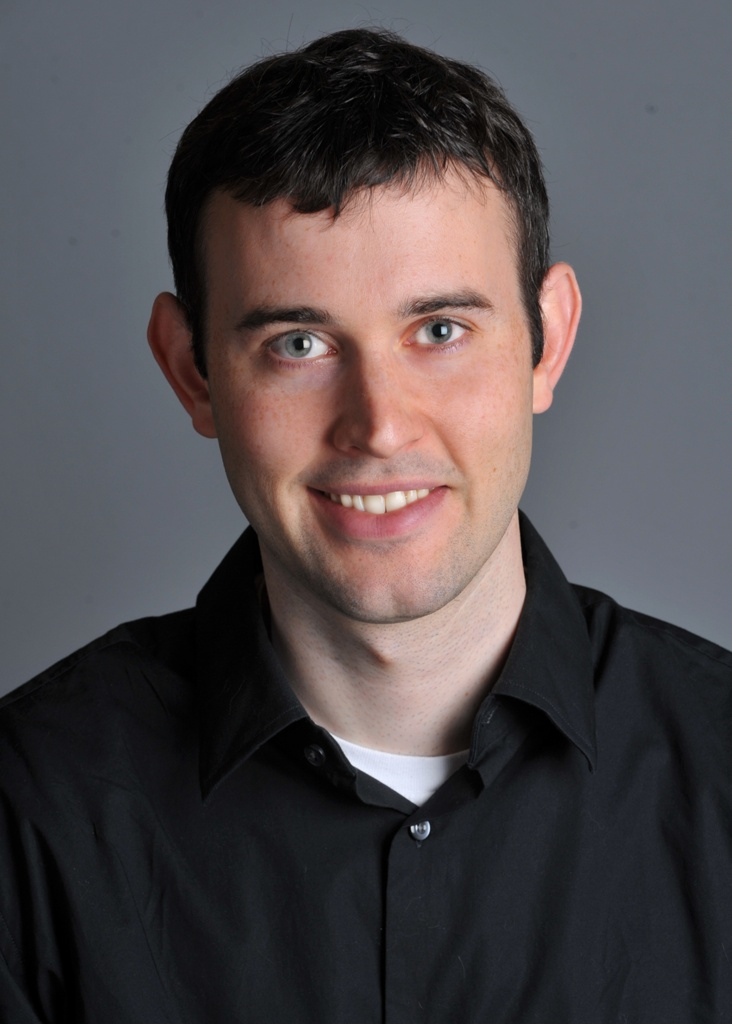
#> input picture exm-2/DerekPicture.jpg, 732 x 1024 px
$ python align_image_code.py
#> lines starting #> are read from the running program, lines starting #| are printed output that depends on the picture
import math
import numpy as np
import matplotlib.pyplot as plt
import skimage.transform as sktr
import skimage.io as skio

def get_points(im1, im2):
    print('Please select 2 points in each image for alignment.')
    plt.imshow(im1)
    p1, p2 = plt.ginput(2)
    plt.close()
    plt.imshow(im2)
    p3, p4 = plt.ginput(2)
    plt.close()
    return (p1, p2, p3, p4)

# [59 lines left out: functions recenter, find_centers, align_image_centers, rescale_images, rotate_im1, match_img_size, not called in this run]

def align_images(im1, im2):
    pts = get_points(im1, im2)
    im1, im2 = align_image_centers(im1, im2, pts)
    im1, im2 = rescale_images(im1, im2, pts)
    im1, angle = rotate_im1(im1, im2, pts)
    im1, im2 = match_img_size(im1, im2)
    return im1, im2


if __name__ == "__main__":
    # high sf
    im1 = plt.imread('DerekPicture.jpg')/255.
    # low sf
    im2 = plt.imread('nutmeg.jpg')/255
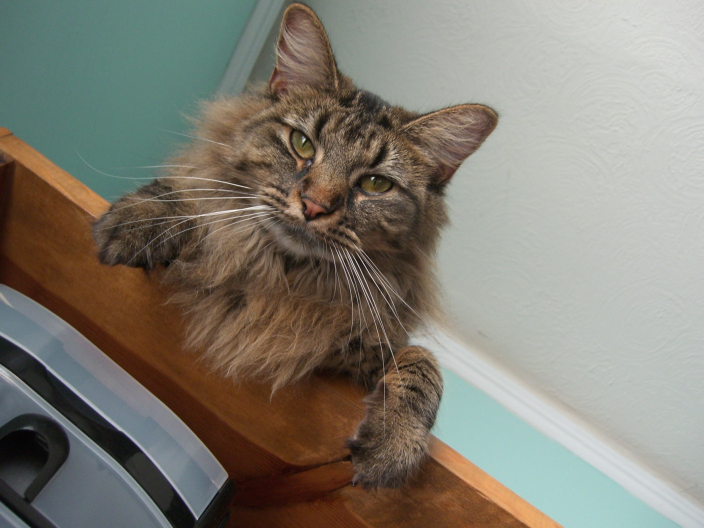
#> input picture exm-2/nutmeg.jpg, 1408 x 1056 px (shown at 1/2 size)
    im2 = im2[0:900,150:1000]
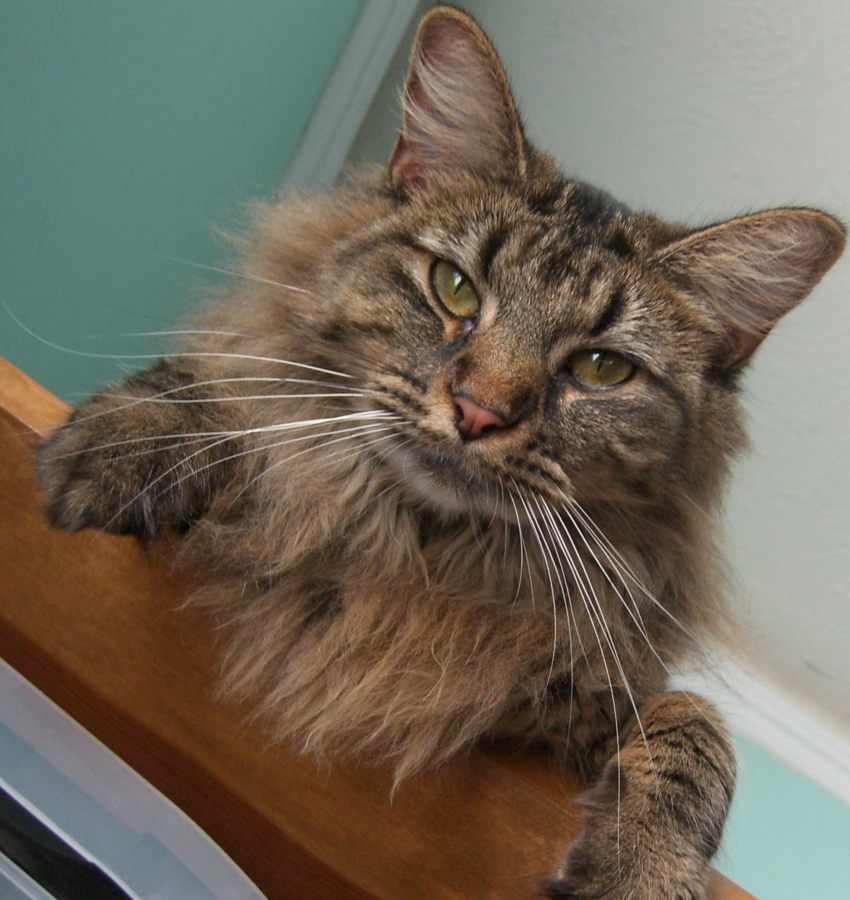
#> im2: shape (900, 850, 3) float64; mean R, G, B 0.44, 0.408, 0.354
    # Next align images (this code is provided, but may be improved)
#> (the run stopped early here; a loop or call above may not have finished)
